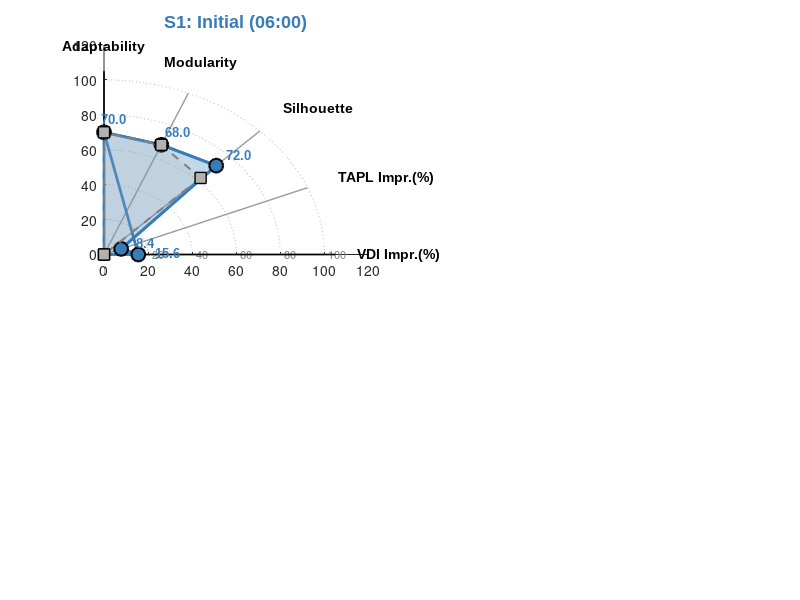

Write MATLAB code to recreate this figure. (Note: this script raises an error after producing the figure.)
%% IEEE 33-Bus - Quarter Circle Radar Charts (2x2 Layout)
% 与聚类拓扑图数据一致

clear all; close all; clc;

%% ========================================================================
%% Part 1: Data Definition (与聚类拓扑图一致)
%% ========================================================================

% Scenario names (与拓扑图一致)
scenarios = {'S1: Initial (06:00)', 'S2: PV Ramp (09:00)', ...
             'S3: Load Surge (14:00)', 'S4: Reconfig (18:00)'};
scenarios_short = {'S1', 'S2', 'S3', 'S4'};

% Performance metrics (与拓扑图数据一致)
% Silhouette Coefficient
sc_dynamic = [0.72, 0.81, 0.78, 0.83];
sc_static  = [0.62, 0.58, 0.60, 0.51];

% VDI (Voltage Deviation Index, p.u.)
vdi_dynamic = [0.038, 0.042, 0.035, 0.032];
vdi_static  = [0.045, 0.052, 0.048, 0.050];

% VDI Improvement (%)
vdi_improvement = (vdi_static - vdi_dynamic) ./ vdi_static * 100;

% Net Load Change (%)
net_load_scenario = [-8, -25, 35, 48];

% TAPL (Total Active Power Loss, MW) - 基于场景推算
tapl_dynamic = [0.185, 0.172, 0.168, 0.165];
tapl_static  = [0.202, 0.198, 0.215, 0.220];
tapl_improvement = (tapl_static - tapl_dynamic) ./ tapl_static * 100;

% Modularity (基于聚类变化程度)
modularity_dynamic = [0.68, 0.82, 0.85, 0.88];
modularity_static  = [0.68, 0.68, 0.68, 0.68];

% Adaptability Score (综合自适应能力)
adaptability_dyn = [0.70, 0.85, 0.88, 0.92];
adaptability_sta = [0.70, 0.58, 0.52, 0.45];

% Colors for scenarios
colors_scenarios = [
    0.216 0.494 0.722;   % S1 - Blue
    0.894 0.102 0.110;   % S2 - Red  
    0.302 0.686 0.290;   % S3 - Green
    0.596 0.306 0.639;   % S4 - Purple
];

%% ========================================================================
%% Part 2: Quarter Circle Radar Charts (2x2 Layout)
%% ========================================================================

fig1 = figure('Position', [50 50 1200 1000], 'Color', 'white', 'Renderer', 'painters');

% Radar metrics (5 metrics)
radar_labels = {'VDI Impr.(%)', 'TAPL Impr.(%)', 'Silhouette', 'Modularity', 'Adaptability'};
num_metrics = 5;

% Normalize all data to 0-100 scale for radar display
radar_data_dyn = zeros(4, num_metrics);
radar_data_sta = zeros(4, num_metrics);

for s = 1:4
    radar_data_dyn(s, :) = [vdi_improvement(s), tapl_improvement(s), ...
                            sc_dynamic(s)*100, modularity_dynamic(s)*100, adaptability_dyn(s)*100];
    radar_data_sta(s, :) = [0, 0, sc_static(s)*100, modularity_static(s)*100, adaptability_sta(s)*100];
end

% Quarter circle angles (0 to 90 degrees)
angles = linspace(0, pi/2, num_metrics);
max_val = 100;
grid_levels = [20, 40, 60, 80, 100];

for s = 1:4
    subplot(2, 2, s);
    hold on; box off;
    
    % Draw quarter circle grid
    for gl = grid_levels
        theta_arc = linspace(0, pi/2, 50);
        x_arc = gl * cos(theta_arc);
        y_arc = gl * sin(theta_arc);
        plot(x_arc, y_arc, ':', 'Color', [0.75 0.75 0.75], 'LineWidth', 0.8);
        % Grid level labels
        text(gl + 2, 0, sprintf('%d', gl), 'FontSize', 8, 'Color', [0.5 0.5 0.5], ...
             'HorizontalAlignment', 'left', 'VerticalAlignment', 'middle');
    end
    
    % Draw axes from origin to each metric direction
    for a = 1:num_metrics
        plot([0, max_val*cos(angles(a))], [0, max_val*sin(angles(a))], '-', ...
             'Color', [0.6 0.6 0.6], 'LineWidth', 1);
        
        % Metric labels at the end of each axis
        label_x = (max_val + 15) * cos(angles(a));
        label_y = (max_val + 15) * sin(angles(a));
        
        % Adjust alignment based on angle
        if angles(a) < pi/6
            h_align = 'left';
            v_align = 'middle';
        elseif angles(a) > pi/3
            h_align = 'center';
            v_align = 'bottom';
        else
            h_align = 'left';
            v_align = 'bottom';
        end
        
        text(label_x, label_y, radar_labels{a}, 'FontSize', 10, 'FontWeight', 'bold', ...
             'HorizontalAlignment', h_align, 'VerticalAlignment', v_align, 'FontName', 'Arial');
    end
    
    % Draw X and Y axes
    plot([0, max_val+5], [0, 0], 'k-', 'LineWidth', 1.2);
    plot([0, 0], [0, max_val+5], 'k-', 'LineWidth', 1.2);
    
    % Plot Dynamic Clustering data
    data_dyn = radar_data_dyn(s, :);
    x_dyn = data_dyn .* cos(angles);
    y_dyn = data_dyn .* sin(angles);
    
    % Fill area for dynamic
    fill([0, x_dyn, 0], [0, y_dyn, 0], colors_scenarios(s, :), ...
         'FaceAlpha', 0.3, 'EdgeColor', colors_scenarios(s, :), 'LineWidth', 2);
    
    % Plot points and connecting line for dynamic
    plot([x_dyn, x_dyn(1)], [y_dyn, y_dyn(1)], '-', ...
         'Color', colors_scenarios(s, :), 'LineWidth', 2);
    plot(x_dyn, y_dyn, 'o', 'MarkerSize', 10, ...
         'MarkerFaceColor', colors_scenarios(s, :), 'MarkerEdgeColor', 'k', 'LineWidth', 1.5);
    
    % Plot Static Clustering data
    data_sta = radar_data_sta(s, :);
    x_sta = data_sta .* cos(angles);
    y_sta = data_sta .* sin(angles);
    
    % Fill area for static
    fill([0, x_sta, 0], [0, y_sta, 0], [0.7 0.7 0.7], ...
         'FaceAlpha', 0.2, 'EdgeColor', [0.5 0.5 0.5], 'LineWidth', 1.5, 'LineStyle', '--');
    
    % Plot points for static
    plot(x_sta, y_sta, 's', 'MarkerSize', 8, ...
         'MarkerFaceColor', [0.7 0.7 0.7], 'MarkerEdgeColor', 'k', 'LineWidth', 1);
    
    % Add value labels for dynamic clustering
    for m = 1:num_metrics
        offset_x = 8 * cos(angles(m) + 0.15);
        offset_y = 8 * sin(angles(m) + 0.15);
        text(x_dyn(m) + offset_x, y_dyn(m) + offset_y, sprintf('%.1f', data_dyn(m)), ...
             'FontSize', 9, 'FontWeight', 'bold', 'Color', colors_scenarios(s, :), ...
             'FontName', 'Arial');
    end
    
    % Title with scenario info
    title(sprintf('%s', scenarios{s}), ...
          'FontSize', 13, 'FontWeight', 'bold', 'FontName', 'Arial', ...
          'Color', colors_scenarios(s, :));
    
    % Add key metrics annotation box
    info_str = sprintf('SC_{dyn}=%.2f  VDI_{dyn}=%.3f\n\\DeltaP_{net}=%+d%%', ...
                       sc_dynamic(s), vdi_dynamic(s), net_load_scenario(s));
    text(65, 25, info_str, 'FontSize', 9, 'FontName', 'Arial', ...
         'BackgroundColor', [1 1 1 0.9], 'EdgeColor', colors_scenarios(s,:), ...
         'LineWidth', 1.2, 'Margin', 3);
    
    axis equal;
    axis([-5 135 -5 135]);
    axis off;
    
    % Add legend for first subplot only
    if s == 1
        legend_h1 = plot(nan, nan, 'o-', 'Color', colors_scenarios(s, :), ...
                         'MarkerFaceColor', colors_scenarios(s, :), 'LineWidth', 2, 'MarkerSize', 8);
        legend_h2 = plot(nan, nan, 's--', 'Color', [0.5 0.5 0.5], ...
                         'MarkerFaceColor', [0.7 0.7 0.7], 'LineWidth', 1.5, 'MarkerSize', 8);
        legend([legend_h1, legend_h2], {'Dynamic', 'Static'}, ...
               'Location', 'southeast', 'FontSize', 10, 'FontName', 'Arial');
    end
    
    hold off;
end

sgtitle('Quarter-Circle Radar: Dynamic vs Static Clustering Performance', ...
        'FontSize', 16, 'FontWeight', 'bold', 'FontName', 'Arial');

%% ========================================================================
%% Part 3: Save Figure
%% ========================================================================

output_folder = 'Output_Figures';
if ~exist(output_folder, 'dir')
    mkdir(output_folder);
end

saveas(fig1, fullfile(output_folder, 'Radar_QuarterCircle_2x2.png'));
saveas(fig1, fullfile(output_folder, 'Radar_QuarterCircle_2x2.eps'), 'epsc');

fprintf('Generated: Radar_QuarterCircle_2x2\n');
fprintf('Output folder: %s\n', output_folder);

%% ========================================================================
%% Part 4: Print Summary Table
%% ========================================================================

fprintf('\n========== Performance Summary ==========\n');
fprintf('%-20s %8s %8s %8s %8s\n', 'Metric', 'S1', 'S2', 'S3', 'S4');
fprintf('------------------------------------------------------------\n');
fprintf('%-20s %8.2f %8.2f %8.2f %8.2f\n', 'SC (Dynamic)', sc_dynamic);
fprintf('%-20s %8.2f %8.2f %8.2f %8.2f\n', 'SC (Static)', sc_static);
fprintf('%-20s %8.3f %8.3f %8.3f %8.3f\n', 'VDI (Dynamic)', vdi_dynamic);
fprintf('%-20s %8.3f %8.3f %8.3f %8.3f\n', 'VDI (Static)', vdi_static);
fprintf('%-20s %8.1f %8.1f %8.1f %8.1f\n', 'VDI Impr. (%)', vdi_improvement);
fprintf('%-20s %8.1f %8.1f %8.1f %8.1f\n', 'TAPL Impr. (%)', tapl_improvement);
fprintf('%-20s %8d %8d %8d %8d\n', 'Net Load (%)', net_load_scenario);
fprintf('============================================================\n');
